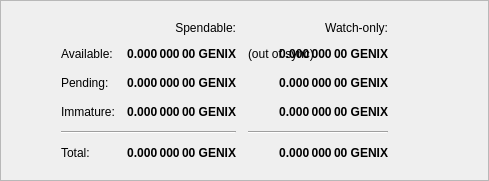
                <widget class="QFrame" name="frame">
                    <property name="frameShape">
                        <enum>QFrame::StyledPanel</enum>
                    </property>
                    <property name="frameShadow">
                        <enum>QFrame::Raised</enum>
                    </property>
                    <layout class="QHBoxLayout">
                         <item>
                            <spacer name="horizontalSpacerWalletSecruity">
                                <property name="orientation">
                                    <enum>Qt::Horizontal</enum>
                                </property>
                                <property name="sizeHint" stdset="0">
                                    <size>
                                        <width>40</width>
                                        <height>1</height>
                                    </size>
                                </property>
                            </spacer>
                        </item>
                        <item>
                            <widget class="QFrame">
                                <layout class="QVBoxLayout" name="verticalLayout_4">
                                   
                                    <item>
                                        <layout class="QGridLayout" name="gridLayout">
                                            <property name="spacing">
                                                <number>12</number>
                                            </property>
                                            <item row="0" column="1">
                                                <widget class="QLabel" name="labelSpendable">
                                                    <property name="text">
                                                        <string>Spendable:</string>
                                                    </property>
                                                    <property name="alignment">
                                                        <set>Qt::AlignRight|Qt::AlignTrailing|Qt::AlignVCenter</set>
                                                    </property>
                                                </widget>
                                            </item>
                                            <item row="0" column="2">
                                                <widget class="QLabel" name="labelWatchonly">
                                                    <property name="text">
                                                        <string>Watch-only:</string>
                                                    </property>
                                                    <property name="alignment">
                                                        <set>Qt::AlignRight|Qt::AlignTrailing|Qt::AlignVCenter</set>
                                                    </property>
                                                </widget>
                                            </item>
                                            <item row="1" column="0">
                                                <widget class="QLabel" name="labelBalanceText">
                                                    <property name="text">
                                                        <string>Available:</string>
                                                    </property>
                                                </widget>
                                            </item>
                                            <item row="1" column="1">
                                                <widget class="QLabel" name="labelBalance">
                                                    <property name="font">
                                                        <font>
                                                            <weight>75</weight>
                                                            <bold>true</bold>
                                                        </font>
                                                    </property>
                                                    <property name="cursor">
                                                        <cursorShape>IBeamCursor</cursorShape>
                                                    </property>
                                                    <property name="toolTip">
                                                        <string>Your current spendable balance</string>
                                                    </property>
                                                    <property name="text">
                                                        <string notr="true">0.000 000 00 GENIX</string>
                                                    </property>
                                                    <property name="alignment">
                                                        <set>Qt::AlignRight|Qt::AlignTrailing|Qt::AlignVCenter</set>
                                                    </property>
                                                    <property name="textInteractionFlags">
                                                        <set>Qt::LinksAccessibleByMouse|Qt::TextSelectableByKeyboard|Qt::TextSelectableByMouse</set>
                                                    </property>
                                                </widget>
                                            </item>
                                            <item row="1" column="2">
                                                <widget class="QLabel" name="labelWalletStatus">
                                                    <property name="toolTip">
                                                        <string>The displayed information may be out of date. Your wallet automatically synchronizes with the Genix network after a connection is established, but this process has not completed yet.</string>
                                                    </property>
                                                    <property name="text">
                                                        <string notr="true">(out of sync)</string>
                                                    </property>
                                                    <property name="alignment">
                                                        <set>Qt::AlignLeading|Qt::AlignLeft|Qt::AlignVCenter</set>
                                                    </property>
                                                </widget>
                                            </item>
                                            <item row="1" column="2">
                                                <widget class="QLabel" name="labelWatchAvailable">
                                                    <property name="font">
                                                        <font>
                                                            <weight>75</weight>
                                                            <bold>true</bold>
                                                        </font>
                                                    </property>
                                                    <property name="cursor">
                                                        <cursorShape>IBeamCursor</cursorShape>
                                                    </property>
                                                    <property name="toolTip">
                                                        <string>Your current balance in watch-only addresses</string>
                                                    </property>
                                                    <property name="text">
                                                        <string notr="true">0.000 000 00 GENIX</string>
                                                    </property>
                                                    <property name="alignment">
                                                        <set>Qt::AlignRight|Qt::AlignTrailing|Qt::AlignVCenter</set>
                                                    </property>
                                                    <property name="textInteractionFlags">
                                                        <set>Qt::LinksAccessibleByMouse|Qt::TextSelectableByKeyboard|Qt::TextSelectableByMouse</set>
                                                    </property>
                                                </widget>
                                            </item>
                                            <item row="2" column="0">
                                                <widget class="QLabel" name="labelPendingText">
                                                    <property name="text">
                                                        <string>Pending:</string>
                                                    </property>
                                                </widget>
                                            </item>
                                            <item row="2" column="1">
                                                <widget class="QLabel" name="labelUnconfirmed">
                                                    <property name="font">
                                                        <font>
                                                            <weight>75</weight>
                                                            <bold>true</bold>
                                                        </font>
                                                    </property>
                                                    <property name="cursor">
                                                        <cursorShape>IBeamCursor</cursorShape>
                                                    </property>
                                                    <property name="toolTip">
                                                        <string>Total of transactions that have yet to be confirmed, and do not yet count toward the spendable balance</string>
                                                    </property>
                                                    <property name="text">
                                                        <string notr="true">0.000 000 00 GENIX</string>
                                                    </property>
                                                    <property name="alignment">
                                                        <set>Qt::AlignRight|Qt::AlignTrailing|Qt::AlignVCenter</set>
                                                    </property>
                                                    <property name="textInteractionFlags">
                                                        <set>Qt::LinksAccessibleByMouse|Qt::TextSelectableByKeyboard|Qt::TextSelectableByMouse</set>
                                                    </property>
                                                </widget>
                                            </item>
                                            <item row="2" column="2">
                                                <widget class="QLabel" name="labelWatchPending">
                                                    <property name="font">
                                                        <font>
                                                            <weight>75</weight>
                                                            <bold>true</bold>
                                                        </font>
                                                    </property>
                                                    <property name="cursor">
                                                        <cursorShape>IBeamCursor</cursorShape>
                                                    </property>
                                                    <property name="toolTip">
                                                        <string>Unconfirmed transactions to watch-only addresses</string>
                                                    </property>
                                                    <property name="text">
                                                        <string notr="true">0.000 000 00 GENIX</string>
                                                    </property>
                                                    <property name="alignment">
                                                        <set>Qt::AlignRight|Qt::AlignTrailing|Qt::AlignVCenter</set>
                                                    </property>
                                                    <property name="textInteractionFlags">
                                                        <set>Qt::LinksAccessibleByMouse|Qt::TextSelectableByKeyboard|Qt::TextSelectableByMouse</set>
                                                    </property>
                                                </widget>
                                            </item>
                                            <item row="2" column="3">
                                                <spacer name="horizontalSpacer_2">
                                                    <property name="orientation">
                                                        <enum>Qt::Horizontal</enum>
                                                    </property>
                                                    <property name="sizeHint" stdset="0">
                                                        <size>
                                                            <width>40</width>
                                                            <height>20</height>
                                                        </size>
                                                    </property>
                                                </spacer>
                                            </item>
                                            <item row="3" column="0">
                                                <widget class="QLabel" name="labelImmatureText">
                                                    <property name="text">
                                                        <string>Immature:</string>
                                                    </property>
                                                </widget>
                                            </item>
                                            <item row="3" column="1">
                                                <widget class="QLabel" name="labelImmature">
                                                    <property name="font">
                                                        <font>
                                                            <weight>75</weight>
                                                            <bold>true</bold>
                                                        </font>
                                                    </property>
                                                    <property name="cursor">
                                                        <cursorShape>IBeamCursor</cursorShape>
                                                    </property>
                                                    <property name="toolTip">
                                                        <string>Mined balance that has not yet matured</string>
                                                    </property>
                                                    <property name="text">
                                                        <string notr="true">0.000 000 00 GENIX</string>
                                                    </property>
                                                    <property name="alignment">
                                                        <set>Qt::AlignRight|Qt::AlignTrailing|Qt::AlignVCenter</set>
                                                    </property>
                                                    <property name="textInteractionFlags">
                                                        <set>Qt::LinksAccessibleByMouse|Qt::TextSelectableByKeyboard|Qt::TextSelectableByMouse</set>
                                                    </property>
                                                </widget>
                                            </item>
                                            <item row="3" column="2">
                                                <widget class="QLabel" name="labelWatchImmature">
                                                    <property name="font">
                                                        <font>
                                                            <weight>75</weight>
                                                            <bold>true</bold>
                                                        </font>
                                                    </property>
                                                    <property name="cursor">
                                                        <cursorShape>IBeamCursor</cursorShape>
                                                    </property>
                                                    <property name="toolTip">
                                                        <string>Mined balance in watch-only addresses that has not yet matured</string>
                                                    </property>
                                                    <property name="text">
                                                        <string notr="true">0.000 000 00 GENIX</string>
                                                    </property>
                                                    <property name="alignment">
                                                        <set>Qt::AlignRight|Qt::AlignTrailing|Qt::AlignVCenter</set>
                                                    </property>
                                                    <property name="textInteractionFlags">
                                                        <set>Qt::LinksAccessibleByMouse|Qt::TextSelectableByKeyboard|Qt::TextSelectableByMouse</set>
                                                    </property>
                                                </widget>
                                            </item>
                                            <item row="4" column="0" colspan="2">
                                                <widget class="Line" name="lineSpendableBalance">
                                                    <property name="orientation">
                                                        <enum>Qt::Horizontal</enum>
                                                    </property>
                                                </widget>
                                            </item>
                                            <item row="4" column="2">
                                                <widget class="Line" name="lineWatchBalance">
                                                    <property name="sizePolicy">
                                                        <sizepolicy hsizetype="Preferred" vsizetype="Fixed">
                                                            <horstretch>0</horstretch>
                                                            <verstretch>0</verstretch>
                                                        </sizepolicy>
                                                    </property>
                                                    <property name="minimumSize">
                                                        <size>
                                                            <width>140</width>
                                                            <height>0</height>
                                                        </size>
                                                    </property>
                                                    <property name="orientation">
                                                        <enum>Qt::Horizontal</enum>
                                                    </property>
                                                </widget>
                                            </item>
                                            <item row="5" column="0">
                                                <widget class="QLabel" name="labelTotalText">
                                                    <property name="text">
                                                        <string>Total:</string>
                                                    </property>
                                                </widget>
                                            </item>
                                            <item row="5" column="1">
                                                <widget class="QLabel" name="labelTotal">
                                                    <property name="font">
                                                        <font>
                                                            <weight>75</weight>
                                                            <bold>true</bold>
                                                        </font>
                                                    </property>
                                                    <property name="cursor">
                                                        <cursorShape>IBeamCursor</cursorShape>
                                                    </property>
                                                    <property name="toolTip">
                                                        <string>Your current total balance</string>
                                                    </property>
                                                    <property name="text">
                                                        <string notr="true">0.000 000 00 GENIX</string>
                                                    </property>
                                                    <property name="alignment">
                                                        <set>Qt::AlignRight|Qt::AlignTrailing|Qt::AlignVCenter</set>
                                                    </property>
                                                    <property name="textInteractionFlags">
                                                        <set>Qt::LinksAccessibleByMouse|Qt::TextSelectableByKeyboard|Qt::TextSelectableByMouse</set>
                                                    </property>
                                                </widget>
                                            </item>
                                            <item row="5" column="2">
                                                <widget class="QLabel" name="labelWatchTotal">
                                                    <property name="font">
                                                        <font>
                                                            <weight>75</weight>
                                                            <bold>true</bold>
                                                        </font>
                                                    </property>
                                                    <property name="cursor">
                                                        <cursorShape>IBeamCursor</cursorShape>
                                                    </property>
                                                    <property name="toolTip">
                                                        <string>Current total balance in watch-only addresses</string>
                                                    </property>
                                                    <property name="text">
                                                        <string notr="true">0.000 000 00 GENIX</string>
                                                    </property>
                                                    <property name="alignment">
                                                        <set>Qt::AlignRight|Qt::AlignTrailing|Qt::AlignVCenter</set>
                                                    </property>
                                                    <property name="textInteractionFlags">
                                                        <set>Qt::LinksAccessibleByMouse|Qt::TextSelectableByKeyboard|Qt::TextSelectableByMouse</set>
                                                    </property>
                                                </widget>
                                            </item>
                                        </layout>
                                    </item>
                                </layout>
                            </widget>
                        </item>
                        <item>
                            <spacer name="horizontalSpacerWalletSecruity">
                                <property name="orientation">
                                    <enum>Qt::Horizontal</enum>
                                </property>
                                <property name="sizeHint" stdset="0">
                                    <size>
                                        <width>40</width>
                                        <height>1</height>
                                    </size>
                                </property>
                            </spacer>
                        </item>
                    </layout>
                </widget>
